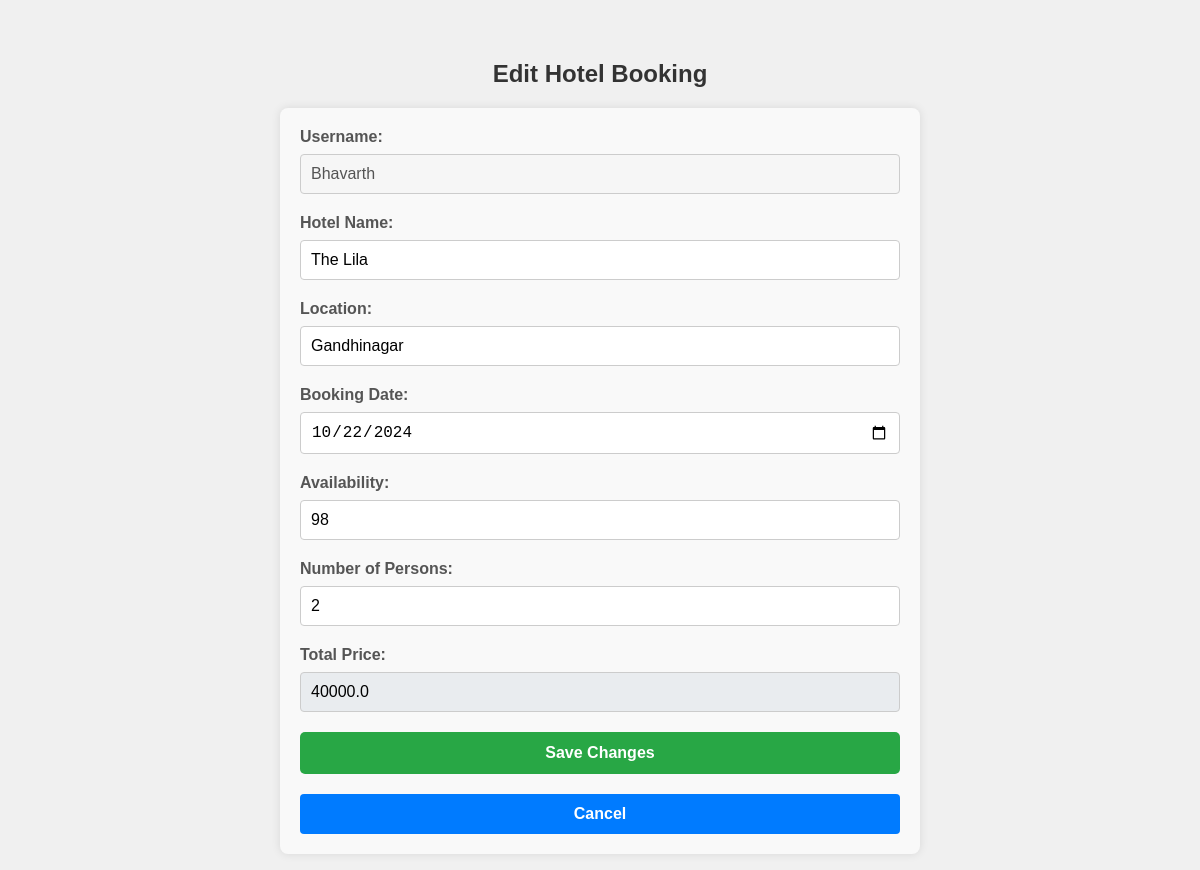
The page /edit_hotel_booking/1 on the database its author committed.
### app/model.py (models this page shows, shortened)
class User_register(db.Model):
    id = db.Column(db.Integer, primary_key=True)
    username = db.Column(db.String(150), unique=True)
    email = db.Column(db.String(150), unique=True)
    password = db.Column(db.String(50))
    confirmpassword = db.Column(db.String(50))

class Hotel(db.Model):
    id = db.Column(db.Integer, primary_key=True)
    hotel_name = db.Column(db.String(100), nullable=False)
    location = db.Column(db.String(100), nullable=False)
    availability = db.Column(db.Integer, nullable=False)
    price = db.Column(db.Float, nullable=False)

class HotelBooking(db.Model):
    __tablename__ = 'hotel_bookings'
    id = db.Column(db.Integer, primary_key=True)
    hotel_id = db.Column(db.Integer, db.ForeignKey('hotel.id'))
    user_id = db.Column(db.Integer, db.ForeignKey('user_register.id'))
    no_of_person = db.Column(db.Integer, nullable=False)
    booking_date = db.Column(db.DateTime, nullable=False)
    total_price = db.Column(db.Float, nullable=False)
    status = db.Column(db.Boolean, default=True)
    hotel = db.relationship('Hotel', backref='hotel_bookings')
    user = db.relationship('User_register', backref='hotel_bookings')

### app/route.py (the view, shortened to what this page needs)
@app.route("/edit_hotel_booking/<int:booking_id>", methods=["GET", "POST"])
def edit_hotel_booking(booking_id):
    booking = HotelBooking.query.get_or_404(booking_id)
    hotel = booking.hotel
    return render_template("admin_edit_hotel.html", booking=booking)

### app/templates/admin_edit_hotel.html (shortened to what this page needs)
<html>
  <head>
    <link rel="stylesheet" href="{{ url_for('static', filename='adminpanel_style.css') }}" />
  </head>
  {% block content %}
    <h2>Edit Hotel Booking</h2>
    <form id="edit-booking-form" action="{{ url_for('edit_hotel_booking', booking_id=booking.id) }}" method="POST">
      <div class="form-group">
        <label for="username">Username:</label>
        <input type="text" id="username" name="username" value="{{ booking.user.username }}" disabled />
      </div>
      <div class="form-group">
        <label for="hotel_name">Hotel Name:</label>
        <input type="text" id="hotel_name" name="hotel_name" value="{{ booking.hotel.hotel_name }}" required />
      </div>
      <div class="form-group">
        <label for="location">Location:</label>
        <input type="text" id="location" name="location" value="{{ booking.hotel.location }}" required />
      </div>
      <div class="form-group">
        <label for="booking_date">Booking Date:</label>
        <input type="date" id="booking_date" name="booking_date" value="{{ booking.booking_date.strftime('%Y-%m-%d') }}" required />
      </div>
      <div class="form-group">
        <label for="availability">Availability:</label>
        <input type="number" id="availability" name="availability" value="{{ booking.hotel.availability }}"  readonly />
      </div>
      <div class="form-group">
        <label for="no_of_person">Number of Persons:</label>
        <input type="number" id="no_of_person" name="no_of_person" value="{{ booking.no_of_person }}" min="1" oninput="updateAvailabilityAndPrice()" required />
      </div>
      <div class="form-group">
        <label for="total_price">Total Price:</label>
        <input type="text" id="total_price" name="total_price" value="{{ booking.total_price }}" readonly />
      </div>
      <div>
        <button type="submit" class="btn"><b>Save Changes</b></button>
        <a href="{{ url_for('add_hotel') }}" class="btn" style="height: 30px; align-content: center;">Cancel</a>
      </div>
    </form>
  {% endblock %}
</html>

### app/static/adminpanel_style.css (style rules this page uses)
h2 { text-align: center; color: #333; margin-bottom: 20px; }
a { display: block; text-align: center; margin-top: 20px; text-decoration: none; color: #007bff; font-weight: bold; transition: color 0.3s; }
.btn { background-color: #007bff; color: white; padding: 5px 10px; border: none; border-radius: 4px; cursor: pointer; }

### app/templates/admin_edit_hotel.html (style rules this page uses)
#edit-booking-form { background-color: #f9f9f9; padding: 20px; margin-top: 20px; border-radius: 8px; box-shadow: 0 0 10px rgba(0, 0, 0, 0.1); max-width: 600px; margin-left: auto; margin-right: auto; }
#edit-booking-form label { font-weight: bold; display: block; margin-bottom: 8px; color: #555; }
#edit-booking-form input[type='number'], #edit-booking-form input[type='date'], #edit-booking-form input[type='text'] { width: 100%; padding: 10px; font-size: 16px; border: 1px solid #ccc; border-radius: 4px; margin-bottom: 20px; box-sizing: border-box; }
#edit-booking-form input[type='text'][readonly] { background-color: #e9ecef; }
#edit-booking-form button { background-color: #28a745; color: white; padding: 12px; border: none; border-radius: 5px; font-size: 16px; cursor: pointer; width: 100%; transition: background-color 0.3s ease; }

### rows shown on the page
User_register: username "Bhavarth"
Hotel: hotel_name "The Lila", location "Gandhinagar", availability "98"
HotelBooking: booking_date "10/22/2024", no_of_person "2", total_price "40000.0"
